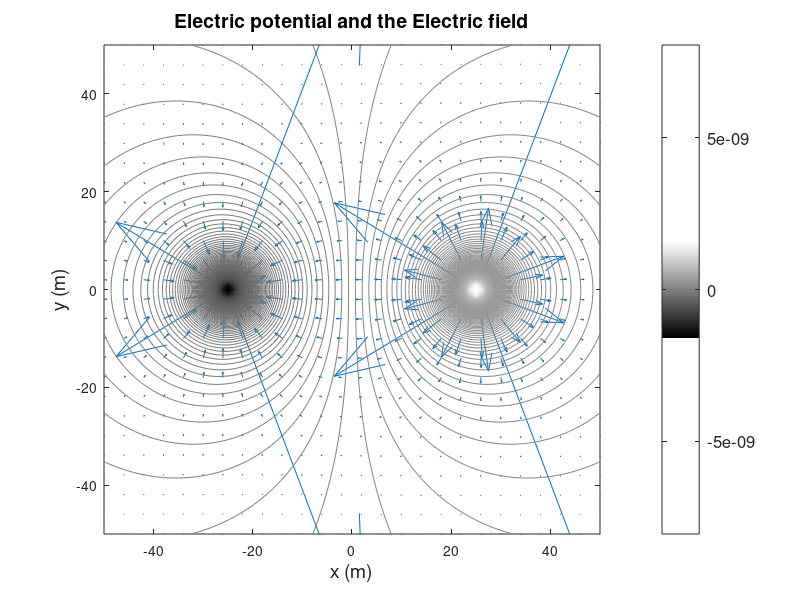
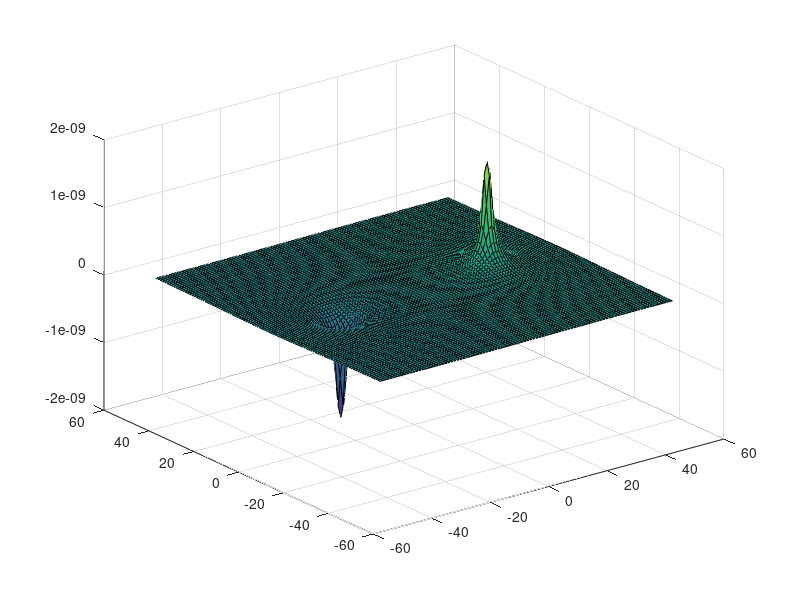

The MATLAB script that drew these images, in order:
clear;
clc;
clf;


Xp = 25; %x component of the positive charge
Yp = 0; %y component of the positive charge
Xn = -25; %x component of the negative charge
Yn = 0; %y component of the positive charge
Qp = 1.602e-19; %charge of positive element
Qn = -1.602e-19; %charge of negative element
Rp = 0;%distance from positive charge
Rn = 0;%distance from negative charge
Eo = 8.854e-12; %Epsilon nought, permeativity of free space
Vp = 0; %potential from positive charge
Vn = 0; %potential from negative charge
Vtot = 0; %total potential

%==================================
% Calculate the potential everwhere
%==================================
[x,y] = meshgrid(-50:1:50, -50:1:50); %defines x, y coordinates

Rp = sqrt(((Xp - x).^2) + ((Yp - y).^2)); 
Rn = sqrt(((Xn - x).^2) + ((Yn - y).^2));

Vp = (Qp)./(4.*pi.*Eo.*Rp);
Vn = (Qn)./(4.*pi.*Eo.*Rn);

Vtot = Vp + Vn;%using superposition, calculated total charge

%This loop finds the datapoints that are +inf and -inf, and replaces
%them with a value relatively close to adjacent values
for i = 1:100
   for j = 1:100
       if(Vtot(i,j) > 1)
           Vtot(i,j) = 1.6e-9;
       end
       if(Vtot(i,j) < -1)
           Vtot(i,j) = -1.6e-9;
       end
       
   end
end

%This calculates the x and y components of the electric field
[Gx,Gy] = gradient(-Vtot);



figure(1);
A = 4; %A controlls how many arrows are displayed on quiver
quiver(x(1:A:end,1:A:end),y(1:A:end,1:A:end),Gx(1:A:end,1:A:end),Gy(1:A:end,1:A:end),15);
hold on;

contour(x,y,Vtot,500);
colormap(gray);
xlabel('x (m)','fontsize',14);
ylabel('y (m)','fontsize',14);
colorbar('location','eastoutside','fontsize',12);
title('Electric potential and the Electric field','fontsize',14);

figure(3);
surf(x,y,Vtot);
